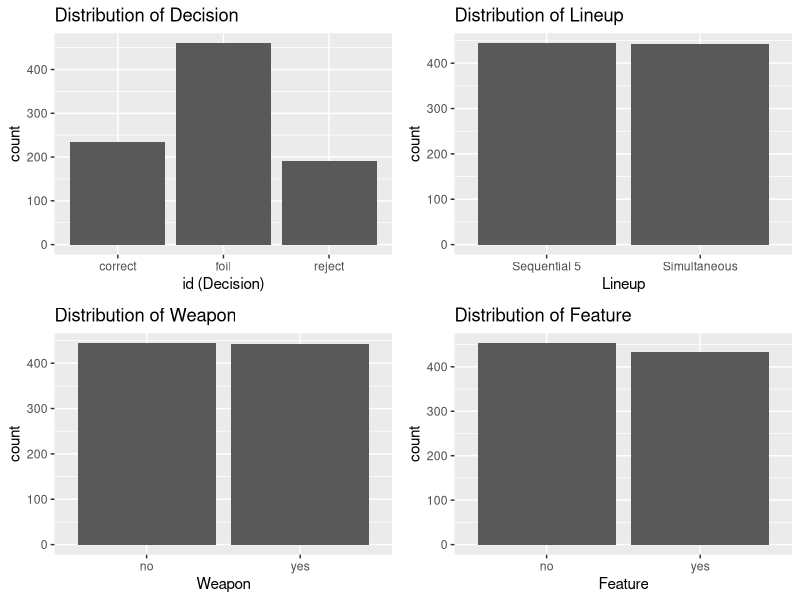
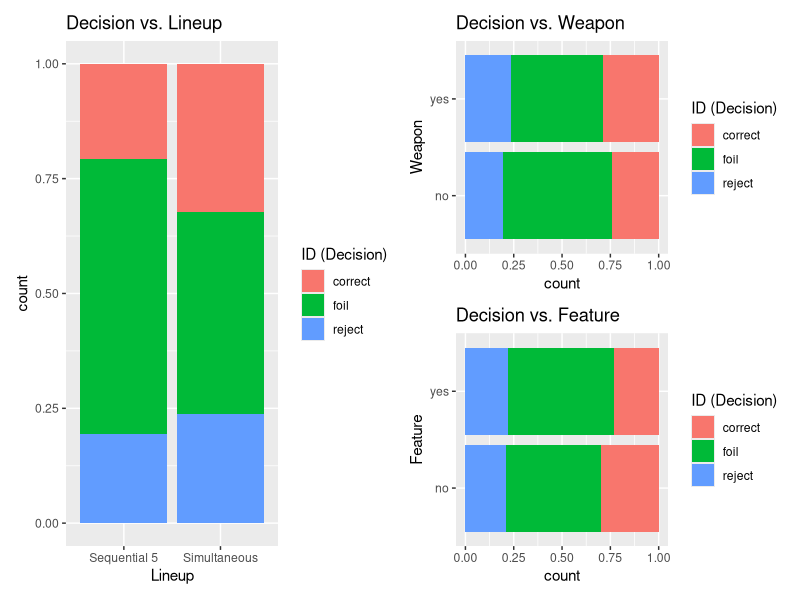
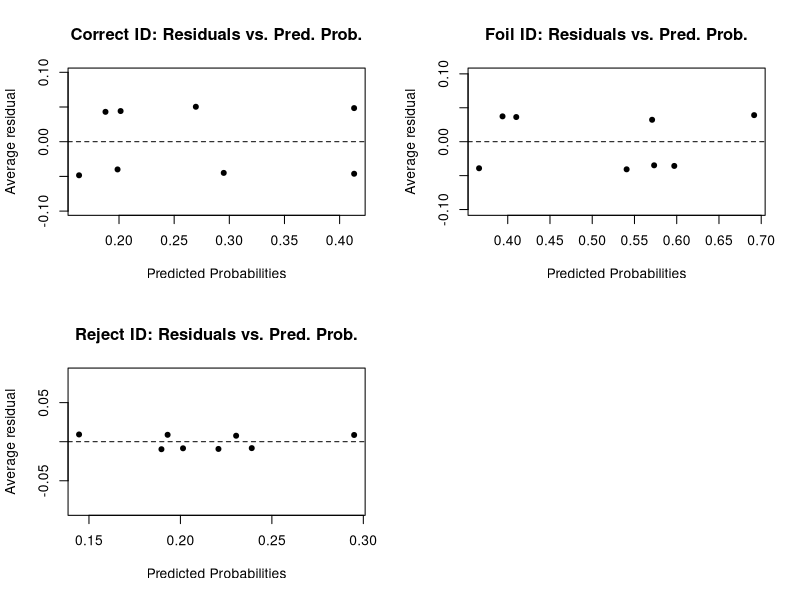

Write the R code that produced these figures, in order.
## ---- chunk 1
knitr::opts_chunk$set(echo = TRUE,
                      warning=FALSE, 
                      message=FALSE)
## ---- chunk 2
library(tidyverse)
library(knitr)
library(broom)
library(nnet)
library(patchwork)
library(arm)
library(cowplot)
## ---- chunk 3
eyewitness <- read_csv("data/eyewitness.csv")
## ---- chunk 4
ew <- read_csv("data/eyewitness.csv")
p1 <- ggplot(data = ew, aes(x = id)) +
  geom_bar() + 
  labs(title = "Distribution of Decision", 
       x = "id (Decision)")
p2 <- ggplot(data = ew, aes(x = lineup)) +
  geom_bar() + 
  labs(title = "Distribution of Lineup", 
       x = "Lineup")
p3 <- ggplot(data = ew, aes(x = weapon)) +
  geom_bar() + 
  labs(title = "Distribution of Weapon", 
       x = "Weapon")
p4 <- ggplot(data = ew, aes(x = feature)) +
  geom_bar() + 
  labs(title = "Distribution of Feature", 
       x = "Feature")
cowplot::plot_grid(p1, p2, p3, p4, ncol = 2)
## ---- chunk 5
p1 <- eyewitness %>%
  ggplot(aes(x= lineup, fill = id)) +
  geom_bar(position = "fill") +
  labs(x = "Lineup", fill = "ID (Decision)", title = "Decision vs. Lineup")
p2 <- eyewitness %>%
  ggplot(aes(x= weapon, fill = id)) +
  geom_bar(position = "fill") +
  labs(x = "Weapon", fill = "ID (Decision)", title = "Decision vs. Weapon") +
  coord_flip()
p3 <- eyewitness %>%
  ggplot(aes(x= feature, fill = id)) +
  geom_bar(position = "fill") +
  labs(x = "Feature", fill = "ID (Decision)", title = "Decision vs. Feature") +
  coord_flip()
p1 + (p2 / p3)
## ---- chunk 6
eyewitness %>%
  group_by(lineup, id) %>%
  summarize(count = n()) %>%
  kable(format = "markdown")
## ---- chunk 7
eyewitness %>%
  group_by(weapon, id) %>%
  summarize(count = n()) %>%
  kable(format = "markdown")
## ---- chunk 8
eyewitness %>%
  group_by(feature, id) %>%
  summarize(count = n()) %>%
  kable(format = "markdown")
## ---- chunk 9
m1 <- multinom (id ~ lineup + weapon + feature, data = eyewitness)
## ---- chunk 10
tidy(m1, conf.int = TRUE, exponentiate = FALSE) %>%
	kable (digits = 3, format = "markdown")
## ---- chunk 11
m2 <- multinom (id ~ lineup + weapon + feature + lineup * weapon + weapon * feature + lineup * feature, data = eyewitness)
## ---- chunk 12
anova(m1, m2, test = "Chisq") %>%
  kable(format = "markdown")
## ---- chunk 13
tidy(m2, conf.int = FALSE, exponentiate = FALSE) %>%
	kable (digits = 3, format = "markdown")
## ---- chunk 14
eye.witness <- read_csv("data/eyewitness.csv")
model2 <- multinom(id ~ lineup + weapon + feature + 
                       lineup*weapon + lineup*feature + 
                       weapon*feature,data=eye.witness)
## ---- chunk 15
#calculate residuals by ID type
pred.probs <- data.frame(predicted = predict(model2,type="probs"))
#indicator variables for decision type
eye.witness <- eye.witness %>% 
  mutate(correct = if_else(eye.witness$id=="correct",1,0),
         foil = if_else(eye.witness$id=="foil",1,0),
         reject = if_else(eye.witness$id=="reject",1,0))
#residuals for each ID
eye.witness <- eye.witness %>%
  mutate(correct.resid = correct - pred.probs$predicted.correct,
         foil.resid = foil - pred.probs$predicted.foil,
         reject.resid = reject - pred.probs$predicted.reject)
## ---- chunk 16
par(mfrow=c(2,2))
arm::binnedplot(x = pred.probs$predicted.correct, y = eye.witness$correct.resid, 
                main = "Correct ID: Residuals vs. Pred. Prob.", 
                xlab = "Predicted Probabilities", 
                col.int = FALSE)
arm::binnedplot(x = pred.probs$predicted.foil, y = eye.witness$foil.resid, 
                main = "Foil ID: Residuals vs. Pred. Prob.",
                xlab = "Predicted Probabilities",
                col.int = FALSE)
arm::binnedplot(x = pred.probs$predicted.reject, y = eye.witness$reject.resid, 
                main = "Reject ID: Residuals vs. Pred. Prob.",
                xlab = "Predicted Probabilities",
                col.int = FALSE)
## ---- chunk 17
#average residuals by ID and lineup 
eye.witness %>% group_by(lineup) %>%
  summarise(correct.avg = mean(correct.resid),
            foil.avg = mean(foil.resid),
            reject.avg=mean(reject.resid))  %>%
  
  kable(format = "markdown")
eye.witness %>% group_by(weapon) %>%
  summarise(correct.avg = mean(correct.resid),
            foil.avg = mean(foil.resid),
            reject.avg=mean(reject.resid)) %>%
  kable(format = "markdown")

eye.witness %>% group_by(feature) %>%
  summarise(correct.avg = mean(correct.resid),
            foil.avg = mean(foil.resid),
            reject.avg=mean(reject.resid)) %>%
  kable(format = "markdown")
## ---- chunk 18
m2_aug <- eyewitness %>%
	mutate (pred = predict(m2, type = "class"))
## ---- chunk 19
table(m2_aug$id, m2_aug$pred) %>%
  kable(format = "markdown")
## ---- chunk 20
(147 + 81 + 44 + 147) / 886
